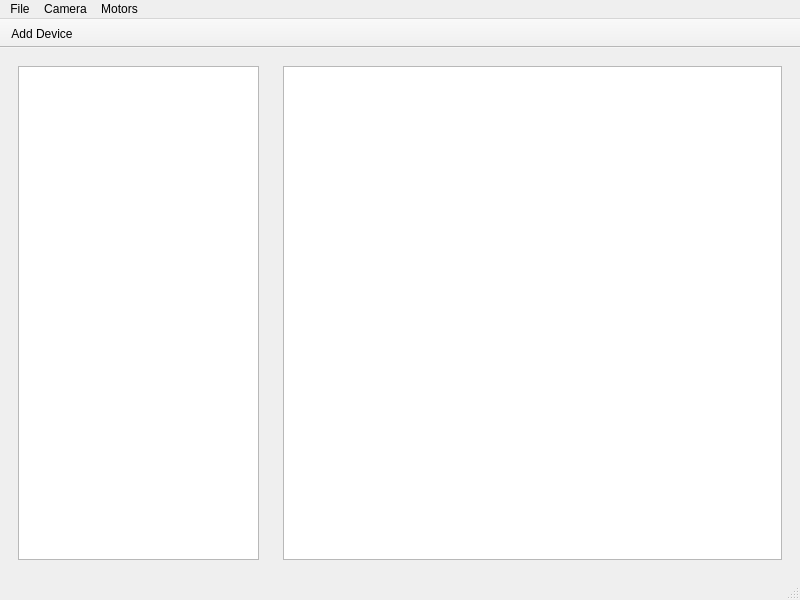
<?xml version="1.0" encoding="UTF-8"?>
<ui version="4.0">
 <class>MainWindow</class>
 <widget class="QMainWindow" name="MainWindow">
  <property name="geometry">
   <rect>
    <x>0</x>
    <y>0</y>
    <width>800</width>
    <height>600</height>
   </rect>
  </property>
  <property name="windowTitle">
   <string>Autogator</string>
  </property>
  <property name="windowIcon">
   <iconset resource="../res.qrc">
    <normaloff>:/images/images/favicon-32x32.png</normaloff>:/images/images/favicon-32x32.png</iconset>
  </property>
  <property name="styleSheet">
   <string notr="true"/>
  </property>
  <widget class="QWidget" name="centralwidget">
   <property name="layoutDirection">
    <enum>Qt::LeftToRight</enum>
   </property>
   <layout class="QGridLayout" name="gridLayout">
    <item row="0" column="0">
     <layout class="QHBoxLayout" name="horizontalLayout">
      <item>
       <widget class="QFrame" name="frame_Controllers">
        <property name="sizePolicy">
         <sizepolicy hsizetype="Preferred" vsizetype="Preferred">
          <horstretch>1</horstretch>
          <verstretch>0</verstretch>
         </sizepolicy>
        </property>
        <property name="baseSize">
         <size>
          <width>200</width>
          <height>0</height>
         </size>
        </property>
        <property name="frameShape">
         <enum>QFrame::NoFrame</enum>
        </property>
        <property name="frameShadow">
         <enum>QFrame::Raised</enum>
        </property>
        <layout class="QVBoxLayout" name="verticalLayout">
         <item>
          <widget class="QListView" name="listView_Controllers">
           <property name="minimumSize">
            <size>
             <width>200</width>
             <height>0</height>
            </size>
           </property>
          </widget>
         </item>
        </layout>
       </widget>
      </item>
      <item>
       <widget class="QFrame" name="frame_CameraDisplay">
        <property name="sizePolicy">
         <sizepolicy hsizetype="Preferred" vsizetype="Preferred">
          <horstretch>2</horstretch>
          <verstretch>0</verstretch>
         </sizepolicy>
        </property>
        <property name="frameShape">
         <enum>QFrame::NoFrame</enum>
        </property>
        <property name="frameShadow">
         <enum>QFrame::Raised</enum>
        </property>
        <layout class="QHBoxLayout" name="horizontalLayout_2">
         <item>
          <widget class="QGraphicsView" name="graphicsView_Screen"/>
         </item>
        </layout>
       </widget>
      </item>
     </layout>
    </item>
   </layout>
  </widget>
  <widget class="QMenuBar" name="menubar">
   <property name="geometry">
    <rect>
     <x>0</x>
     <y>0</y>
     <width>800</width>
     <height>22</height>
    </rect>
   </property>
   <widget class="QMenu" name="menuFile">
    <property name="title">
     <string>File</string>
    </property>
    <addaction name="actionExit"/>
   </widget>
   <widget class="QMenu" name="menuDevices">
    <property name="title">
     <string>Camera</string>
    </property>
    <widget class="QMenu" name="menuZoom_level">
     <property name="title">
      <string>Zoom level</string>
     </property>
     <addaction name="action25"/>
     <addaction name="action33"/>
     <addaction name="action50"/>
     <addaction name="action66"/>
     <addaction name="action75"/>
     <addaction name="action100"/>
     <addaction name="action125"/>
     <addaction name="action133"/>
     <addaction name="action150"/>
    </widget>
    <addaction name="actionSelect_camera"/>
    <addaction name="separator"/>
    <addaction name="menuZoom_level"/>
   </widget>
   <widget class="QMenu" name="menuMotors">
    <property name="title">
     <string>Motors</string>
    </property>
    <addaction name="actionLocate_DLL"/>
    <addaction name="actionAdd_ThorLabs_devices"/>
   </widget>
   <addaction name="menuFile"/>
   <addaction name="menuDevices"/>
   <addaction name="menuMotors"/>
  </widget>
  <widget class="QStatusBar" name="statusbar"/>
  <widget class="QToolBar" name="toolBar">
   <property name="windowTitle">
    <string>toolBar</string>
   </property>
   <property name="movable">
    <bool>false</bool>
   </property>
   <attribute name="toolBarArea">
    <enum>TopToolBarArea</enum>
   </attribute>
   <attribute name="toolBarBreak">
    <bool>false</bool>
   </attribute>
   <addaction name="actionAdd_Device"/>
  </widget>
  <action name="actionAdd_Device">
   <property name="icon">
    <iconset resource="../res.qrc">
     <normaloff>:/images/images/favicon-32x32.png</normaloff>:/images/images/favicon-32x32.png</iconset>
   </property>
   <property name="text">
    <string>Add Device</string>
   </property>
  </action>
  <action name="actionSelect_camera">
   <property name="text">
    <string>Select camera</string>
   </property>
  </action>
  <action name="actionAdd_ThorLabs_devices">
   <property name="text">
    <string>Open ThorLabs devices</string>
   </property>
  </action>
  <action name="action25">
   <property name="text">
    <string>25%</string>
   </property>
  </action>
  <action name="action33">
   <property name="text">
    <string>33%</string>
   </property>
  </action>
  <action name="action50">
   <property name="text">
    <string>50%</string>
   </property>
  </action>
  <action name="action66">
   <property name="text">
    <string>66%</string>
   </property>
  </action>
  <action name="action75">
   <property name="text">
    <string>75%</string>
   </property>
  </action>
  <action name="action100">
   <property name="text">
    <string>100%</string>
   </property>
  </action>
  <action name="action125">
   <property name="text">
    <string>125%</string>
   </property>
  </action>
  <action name="action133">
   <property name="text">
    <string>133%</string>
   </property>
  </action>
  <action name="action150">
   <property name="text">
    <string>150%</string>
   </property>
  </action>
  <action name="actionExit">
   <property name="text">
    <string>Exit</string>
   </property>
  </action>
  <action name="actionLocate_DLL">
   <property name="text">
    <string>Locate ThorLabs DLLs</string>
   </property>
  </action>
 </widget>
 <resources>
  <include location="../res.qrc"/>
 </resources>
 <connections/>
</ui>
